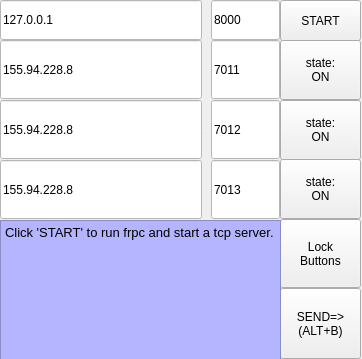
<?xml version="1.0" encoding="UTF-8"?>
<ui version="4.0">
 <class>ScShot</class>
 <widget class="QWidget" name="ScShot">
  <property name="geometry">
   <rect>
    <x>0</x>
    <y>0</y>
    <width>362</width>
    <height>359</height>
   </rect>
  </property>
  <property name="windowTitle">
   <string>ScShot</string>
  </property>
  <widget class="QPushButton" name="push_button_select_socket_1">
   <property name="enabled">
    <bool>true</bool>
   </property>
   <property name="geometry">
    <rect>
     <x>280</x>
     <y>40</y>
     <width>81</width>
     <height>60</height>
    </rect>
   </property>
   <property name="styleSheet">
    <string notr="true">font: 12pt &quot;Consolas&quot;;</string>
   </property>
   <property name="text">
    <string>state:
ON</string>
   </property>
  </widget>
  <widget class="QPushButton" name="push_button_select_socket_2">
   <property name="enabled">
    <bool>true</bool>
   </property>
   <property name="geometry">
    <rect>
     <x>280</x>
     <y>100</y>
     <width>81</width>
     <height>60</height>
    </rect>
   </property>
   <property name="styleSheet">
    <string notr="true">font: 12pt &quot;Consolas&quot;;</string>
   </property>
   <property name="text">
    <string>state:
ON</string>
   </property>
  </widget>
  <widget class="QPushButton" name="push_button_select_socket_3">
   <property name="enabled">
    <bool>true</bool>
   </property>
   <property name="geometry">
    <rect>
     <x>280</x>
     <y>159</y>
     <width>81</width>
     <height>60</height>
    </rect>
   </property>
   <property name="styleSheet">
    <string notr="true">font: 12pt &quot;Consolas&quot;;</string>
   </property>
   <property name="text">
    <string>state:
ON</string>
   </property>
  </widget>
  <widget class="QPushButton" name="push_button_sent">
   <property name="geometry">
    <rect>
     <x>280</x>
     <y>288</y>
     <width>81</width>
     <height>71</height>
    </rect>
   </property>
   <property name="styleSheet">
    <string notr="true">font: 12pt &quot;Consolas&quot;;</string>
   </property>
   <property name="text">
    <string>SEND=&gt;
(ALT+B)</string>
   </property>
  </widget>
  <widget class="QPushButton" name="push_button_lock_all">
   <property name="geometry">
    <rect>
     <x>280</x>
     <y>219</y>
     <width>81</width>
     <height>69</height>
    </rect>
   </property>
   <property name="styleSheet">
    <string notr="true">font: 12pt &quot;Consolas&quot;;</string>
   </property>
   <property name="text">
    <string>Lock
Buttons</string>
   </property>
  </widget>
  <widget class="QLabel" name="label_3">
   <property name="enabled">
    <bool>false</bool>
   </property>
   <property name="geometry">
    <rect>
     <x>200</x>
     <y>40</y>
     <width>16</width>
     <height>59</height>
    </rect>
   </property>
   <property name="styleSheet">
    <string notr="true">font: 18pt &quot;Consolas&quot;;</string>
   </property>
   <property name="text">
    <string>:</string>
   </property>
  </widget>
  <widget class="QLineEdit" name="lineEdit_remote_port_1">
   <property name="geometry">
    <rect>
     <x>211</x>
     <y>40</y>
     <width>69</width>
     <height>59</height>
    </rect>
   </property>
   <property name="styleSheet">
    <string notr="true">font: 18pt &quot;Consolas&quot;;
background-color: rgb(255, 255, 255);
color: rgb(0, 0, 0);
</string>
   </property>
   <property name="text">
    <string>7011</string>
   </property>
  </widget>
  <widget class="QLineEdit" name="lineEdit_remote_ipaddr_1">
   <property name="enabled">
    <bool>false</bool>
   </property>
   <property name="geometry">
    <rect>
     <x>0</x>
     <y>40</y>
     <width>202</width>
     <height>59</height>
    </rect>
   </property>
   <property name="styleSheet">
    <string notr="true">font: 18pt &quot;Consolas&quot;;
background-color: rgb(255, 255, 255);
color: rgb(0, 0, 0);
</string>
   </property>
   <property name="text">
    <string>155.94.228.8</string>
   </property>
  </widget>
  <widget class="QLabel" name="label_4">
   <property name="enabled">
    <bool>false</bool>
   </property>
   <property name="geometry">
    <rect>
     <x>200</x>
     <y>100</y>
     <width>16</width>
     <height>59</height>
    </rect>
   </property>
   <property name="styleSheet">
    <string notr="true">font: 18pt &quot;Consolas&quot;;</string>
   </property>
   <property name="text">
    <string>:</string>
   </property>
  </widget>
  <widget class="QLineEdit" name="lineEdit_remote_port_2">
   <property name="geometry">
    <rect>
     <x>211</x>
     <y>100</y>
     <width>69</width>
     <height>59</height>
    </rect>
   </property>
   <property name="styleSheet">
    <string notr="true">font: 18pt &quot;Consolas&quot;;
background-color: rgb(255, 255, 255);
color: rgb(0, 0, 0);
</string>
   </property>
   <property name="text">
    <string>7012</string>
   </property>
  </widget>
  <widget class="QLineEdit" name="lineEdit_remote_ipaddr_2">
   <property name="enabled">
    <bool>false</bool>
   </property>
   <property name="geometry">
    <rect>
     <x>0</x>
     <y>100</y>
     <width>202</width>
     <height>59</height>
    </rect>
   </property>
   <property name="styleSheet">
    <string notr="true">font: 18pt &quot;Consolas&quot;;
background-color: rgb(255, 255, 255);
color: rgb(0, 0, 0);
</string>
   </property>
   <property name="text">
    <string>155.94.228.8</string>
   </property>
  </widget>
  <widget class="QLabel" name="label_5">
   <property name="enabled">
    <bool>false</bool>
   </property>
   <property name="geometry">
    <rect>
     <x>200</x>
     <y>160</y>
     <width>16</width>
     <height>59</height>
    </rect>
   </property>
   <property name="styleSheet">
    <string notr="true">font: 18pt &quot;Consolas&quot;;</string>
   </property>
   <property name="text">
    <string>:</string>
   </property>
  </widget>
  <widget class="QLineEdit" name="lineEdit_remote_port_3">
   <property name="geometry">
    <rect>
     <x>211</x>
     <y>160</y>
     <width>69</width>
     <height>59</height>
    </rect>
   </property>
   <property name="styleSheet">
    <string notr="true">font: 18pt &quot;Consolas&quot;;
background-color: rgb(255, 255, 255);
color: rgb(0, 0, 0);
</string>
   </property>
   <property name="text">
    <string>7013</string>
   </property>
  </widget>
  <widget class="QLineEdit" name="lineEdit_remote_ipaddr_3">
   <property name="enabled">
    <bool>false</bool>
   </property>
   <property name="geometry">
    <rect>
     <x>0</x>
     <y>160</y>
     <width>202</width>
     <height>59</height>
    </rect>
   </property>
   <property name="styleSheet">
    <string notr="true">font: 18pt &quot;Consolas&quot;;
background-color: rgb(255, 255, 255);
color: rgb(0, 0, 0);
</string>
   </property>
   <property name="text">
    <string>155.94.228.8</string>
   </property>
  </widget>
  <widget class="QPushButton" name="push_button_startFrpAndListen">
   <property name="geometry">
    <rect>
     <x>280</x>
     <y>0</y>
     <width>81</width>
     <height>41</height>
    </rect>
   </property>
   <property name="styleSheet">
    <string notr="true">font: 12pt &quot;Consolas&quot;;</string>
   </property>
   <property name="text">
    <string>START</string>
   </property>
  </widget>
  <widget class="QLineEdit" name="lineEdit_local_ipaddr">
   <property name="enabled">
    <bool>false</bool>
   </property>
   <property name="geometry">
    <rect>
     <x>0</x>
     <y>0</y>
     <width>202</width>
     <height>40</height>
    </rect>
   </property>
   <property name="styleSheet">
    <string notr="true">font: 18pt &quot;Consolas&quot;;
background-color: rgb(255, 255, 255);
color: rgb(0, 0, 0);
</string>
   </property>
   <property name="text">
    <string>127.0.0.1</string>
   </property>
  </widget>
  <widget class="QLineEdit" name="lineEdit_local_port">
   <property name="geometry">
    <rect>
     <x>211</x>
     <y>0</y>
     <width>69</width>
     <height>40</height>
    </rect>
   </property>
   <property name="styleSheet">
    <string notr="true">font: 18pt &quot;Consolas&quot;;
background-color: rgb(255, 255, 255);
color: rgb(0, 0, 0);
</string>
   </property>
   <property name="text">
    <string>8000</string>
   </property>
  </widget>
  <widget class="QLabel" name="label">
   <property name="enabled">
    <bool>false</bool>
   </property>
   <property name="geometry">
    <rect>
     <x>200</x>
     <y>0</y>
     <width>16</width>
     <height>41</height>
    </rect>
   </property>
   <property name="styleSheet">
    <string notr="true">font: 18pt &quot;Consolas&quot;;</string>
   </property>
   <property name="text">
    <string>:</string>
   </property>
  </widget>
  <widget class="QTextEdit" name="lineEdit_log">
   <property name="geometry">
    <rect>
     <x>0</x>
     <y>220</y>
     <width>281</width>
     <height>141</height>
    </rect>
   </property>
   <property name="styleSheet">
    <string notr="true">font: 12pt &quot;Consolas&quot;;
background-color: rgb(181, 181, 255);
color: rgb(0, 0, 0);
</string>
   </property>
   <property name="html">
    <string>&lt;!DOCTYPE HTML PUBLIC &quot;-//W3C//DTD HTML 4.0//EN&quot; &quot;http://www.w3.org/TR/REC-html40/strict.dtd&quot;&gt;
&lt;html&gt;&lt;head&gt;&lt;meta name=&quot;qrichtext&quot; content=&quot;1&quot; /&gt;&lt;style type=&quot;text/css&quot;&gt;
p, li { white-space: pre-wrap; }
&lt;/style&gt;&lt;/head&gt;&lt;body style=&quot; font-family:'Consolas'; font-size:12pt; font-weight:400; font-style:normal;&quot;&gt;
&lt;p style=&quot; margin-top:0px; margin-bottom:0px; margin-left:0px; margin-right:0px; -qt-block-indent:0; text-indent:0px;&quot;&gt;&lt;span style=&quot; font-size:10pt;&quot;&gt;Click 'START' to run frpc and start a tcp server.&lt;/span&gt;&lt;/p&gt;&lt;/body&gt;&lt;/html&gt;</string>
   </property>
  </widget>
 </widget>
 <resources/>
 <connections/>
</ui>
